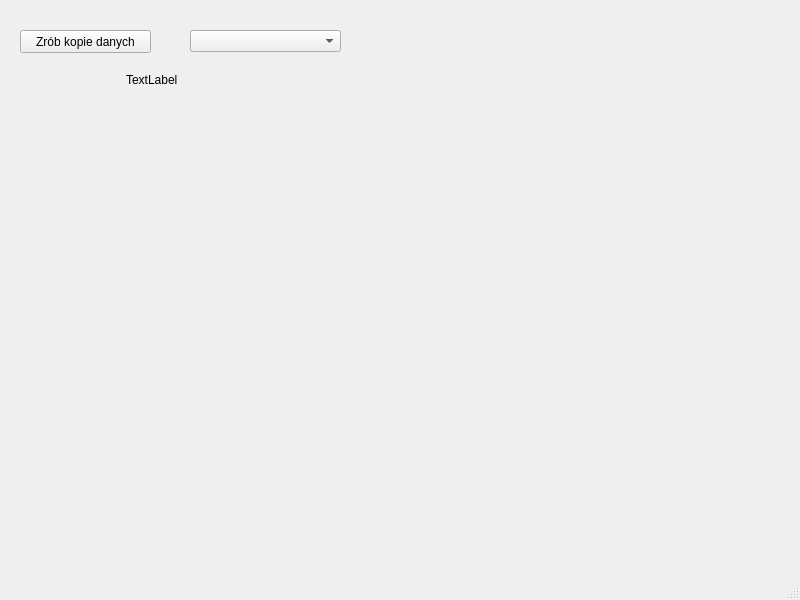
<?xml version="1.0" encoding="UTF-8"?>
<ui version="4.0">
 <class>Ustawienia</class>
 <widget class="QMainWindow" name="Ustawienia">
  <property name="geometry">
   <rect>
    <x>0</x>
    <y>0</y>
    <width>800</width>
    <height>600</height>
   </rect>
  </property>
  <property name="windowTitle">
   <string>Ustawienia</string>
  </property>
  <widget class="QWidget" name="centralwidget">
   <widget class="QPushButton" name="pushButton">
    <property name="geometry">
     <rect>
      <x>20</x>
      <y>30</y>
      <width>131</width>
      <height>23</height>
     </rect>
    </property>
    <property name="text">
     <string>Zrób kopie danych</string>
    </property>
   </widget>
   <widget class="QComboBox" name="comboBox">
    <property name="geometry">
     <rect>
      <x>190</x>
      <y>30</y>
      <width>151</width>
      <height>22</height>
     </rect>
    </property>
   </widget>
   <widget class="QLabel" name="lblData">
    <property name="geometry">
     <rect>
      <x>126</x>
      <y>70</y>
      <width>191</width>
      <height>20</height>
     </rect>
    </property>
    <property name="text">
     <string>TextLabel</string>
    </property>
   </widget>
  </widget>
  <widget class="QMenuBar" name="menubar">
   <property name="geometry">
    <rect>
     <x>0</x>
     <y>0</y>
     <width>800</width>
     <height>21</height>
    </rect>
   </property>
  </widget>
  <widget class="QStatusBar" name="statusbar"/>
 </widget>
 <resources/>
 <connections/>
</ui>
